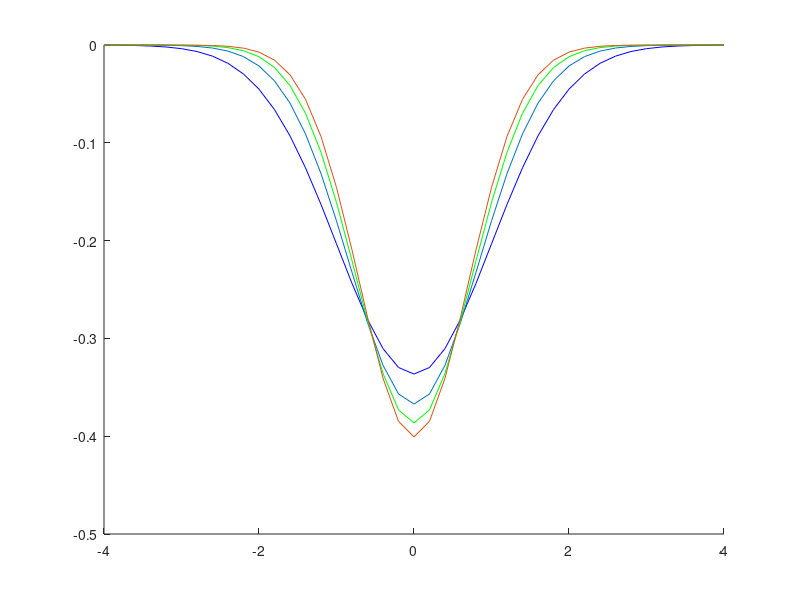

MATLAB code to generate this figure:
clear

h=0.2;
x=-4:h:4;
m=length(x);
kList = [1,2,3,4];
cList = ['b-', 'g-', 'r-', 'k-'];
hold on

for i=1:4
    D=2*eye(m);
    D=D-diag(ones(m-1,1),+1);
    D=D-diag(ones(m-1,1),-1);
    D=D/(2*h^2);
    
    V=0.5*kList(i)*diag(x.^2);
    
    A=D+V;
    [vmat, emat] = eig(A);
    plot(x, vmat(:,1), cList(i))
end
hold off
